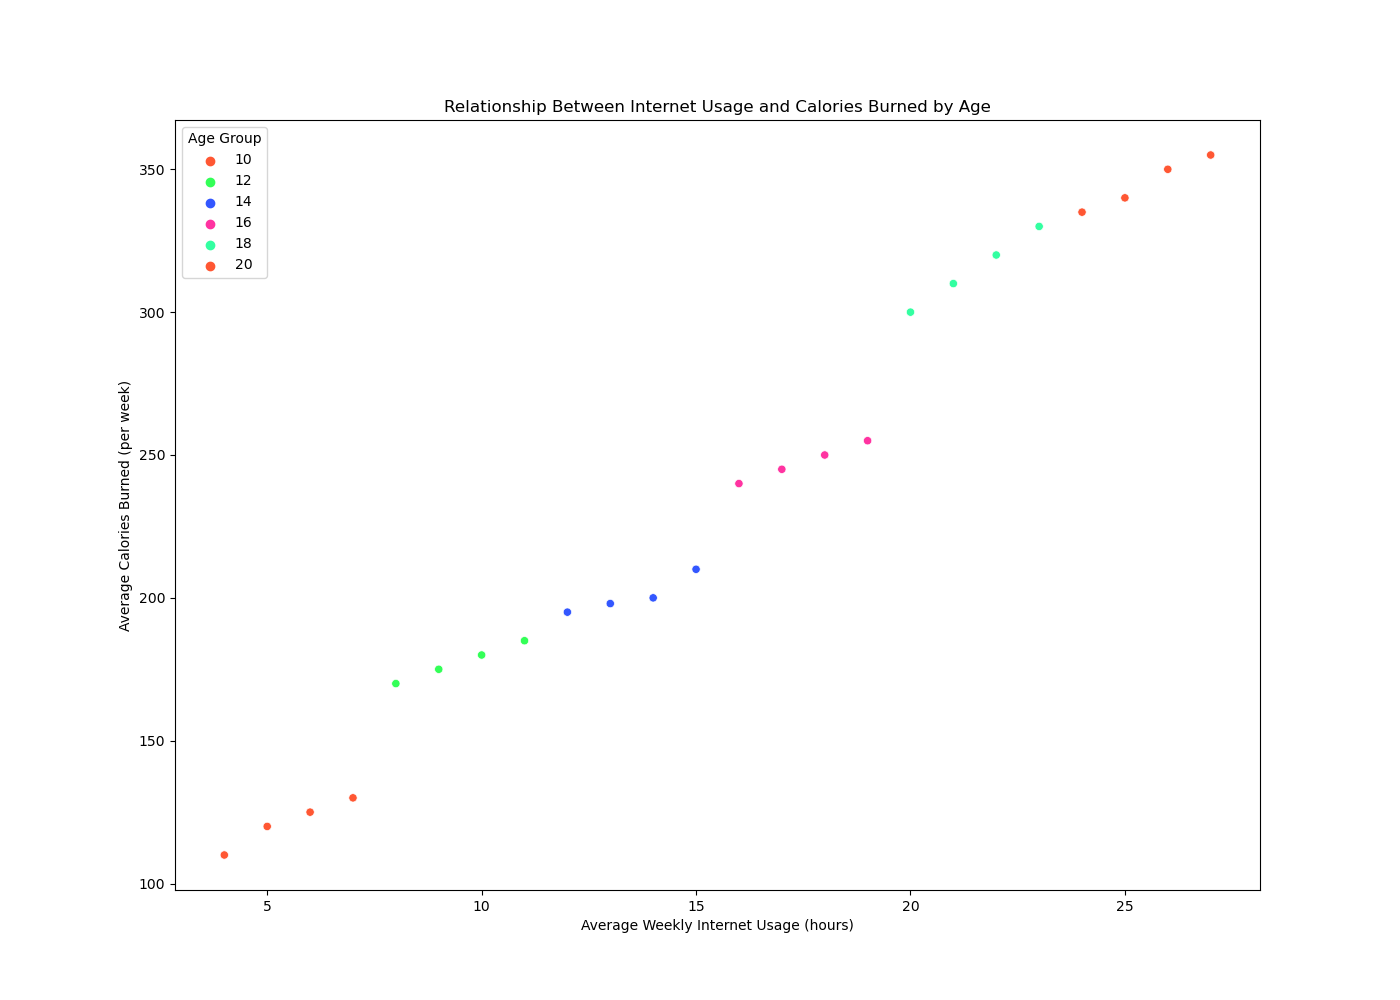

Write the Python code that produced this figure.

import seaborn as sns
import pandas as pd
import matplotlib.pyplot as plt

# Data from the table provided above
data = {
    'Age': [10, 10, 10, 10, 12, 12, 12, 12, 14, 14, 14, 14, 16, 16, 16, 16, 18, 18, 18, 18, 20, 20, 20, 20],
    'Internet_Usage': [5, 6, 4, 7, 10, 8, 9, 11, 14, 12, 13, 15, 18, 16, 19, 17, 20, 21, 22, 23, 25, 26, 24, 27],
    'Calories_Burned': [120, 125, 110, 130, 180, 170, 175, 185, 200, 195, 198, 210, 250, 240, 255, 245, 300, 310, 320, 330, 340, 350, 335, 355]
}

# Convert the dictionary into a DataFrame
df = pd.DataFrame(data)

# Create the scatterplot
plt.figure(figsize=(14, 10))
scatter_plot = sns.scatterplot(x='Internet_Usage', y='Calories_Burned', hue='Age', palette=['#FF5733', '#33FF57', '#3357FF', '#FF33A1', '#33FFA1'], data=df)

# Customizing the scatterplot
scatter_plot.set_title('Relationship Between Internet Usage and Calories Burned by Age')
scatter_plot.set_xlabel('Average Weekly Internet Usage (hours)')
scatter_plot.set_ylabel('Average Calories Burned (per week)')

plt.legend(title='Age Group')
plt.show()
